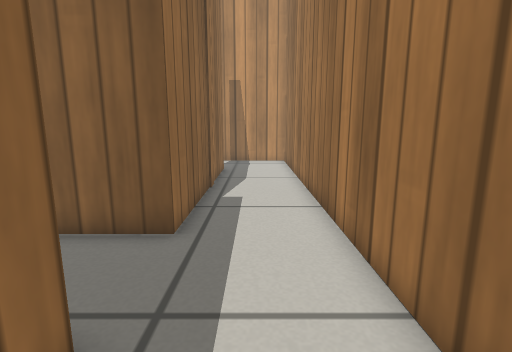
[1] (above)

18 first-person views from a walk through a Gazebo world. The camera is 0.48 m above the floor, tilts 10° down and sees 85° across. The floor is counted in squares, 0.2 m on a side. Each view is taken from the middle of a square. On the plan, view 1 faces up. The plan holds only what a view shows up to about 18 squares ahead; the rest is blank. Simple patterns stand in for the simulator's built-in surfaces.

[2]
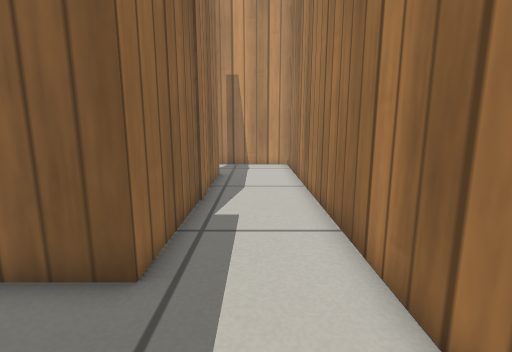

[3]
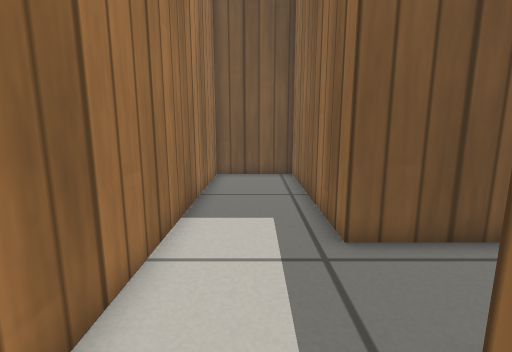

[4]
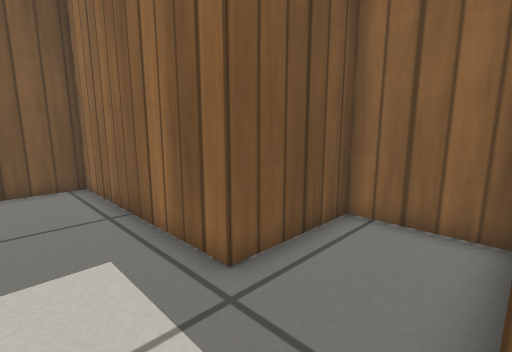

[5]
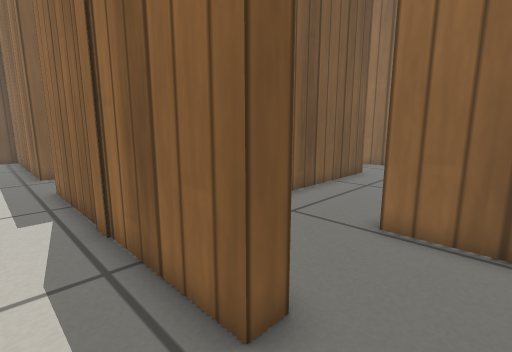

[6]
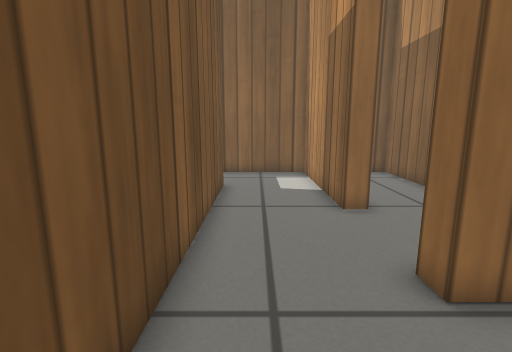

[7]
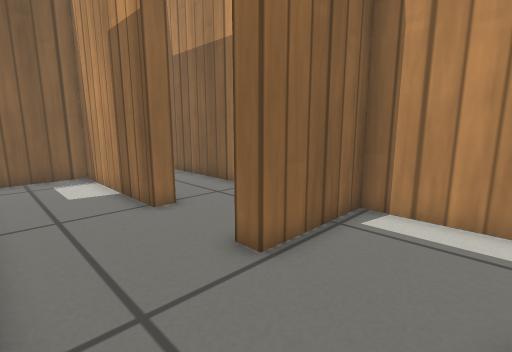

[8]
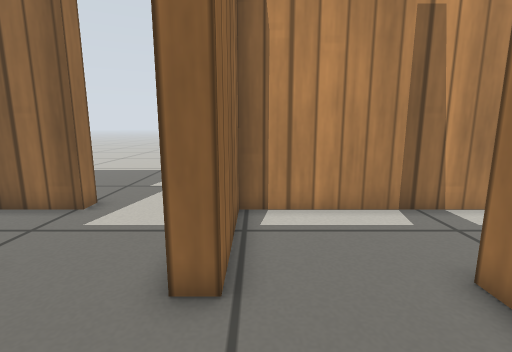

[9]
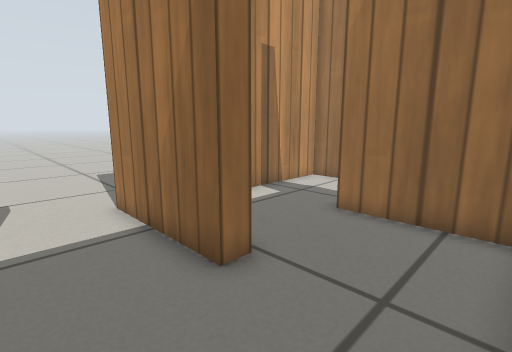

[10]
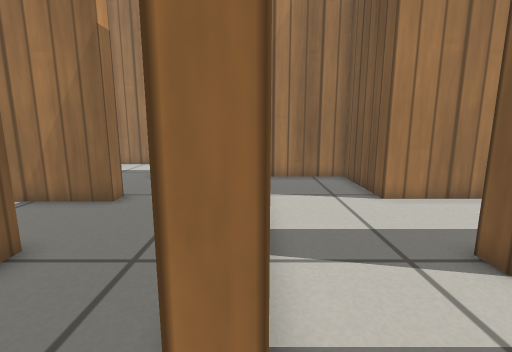

[11]
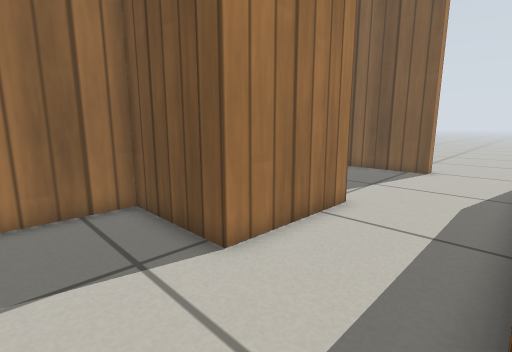

[12]
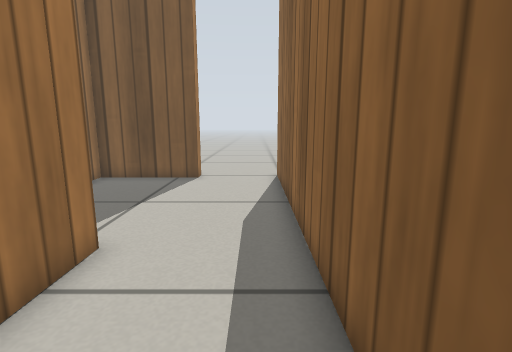

[13]
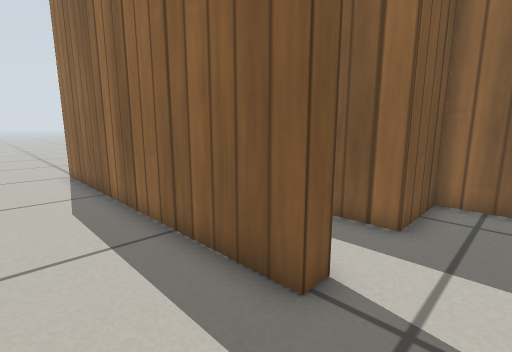

[14]
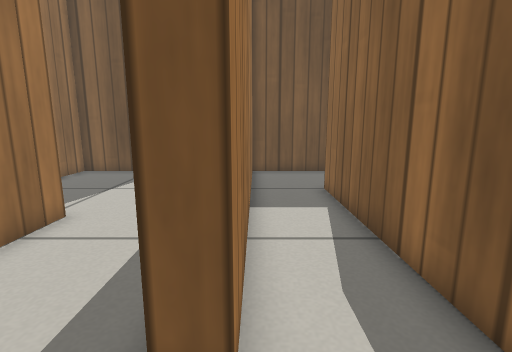

[15]
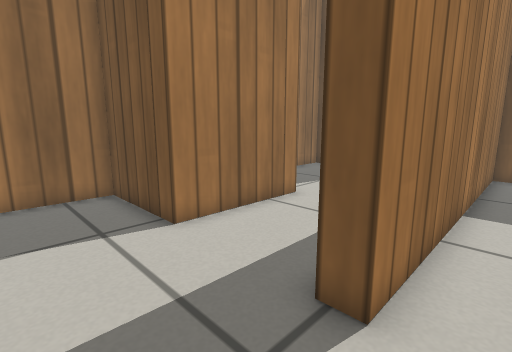

[16]
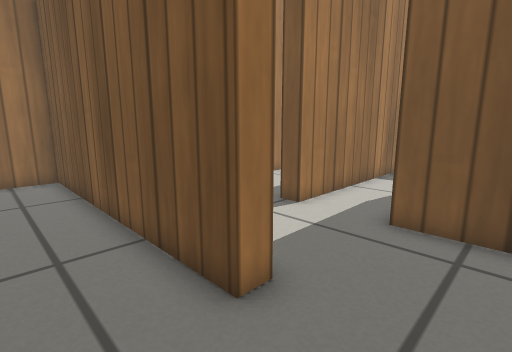

[17]
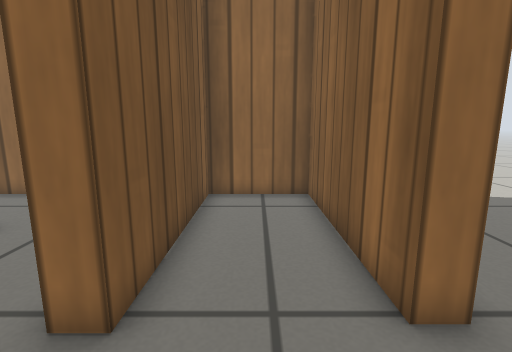

[18]
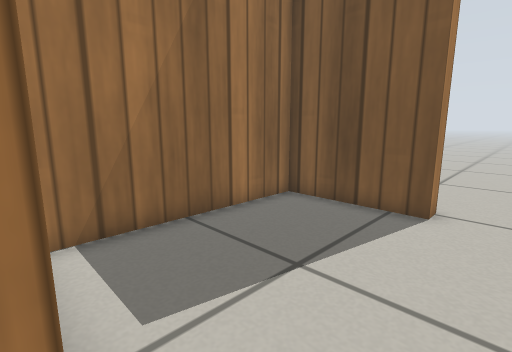

### Floor plan
Ten units are one square. View 1 is at (0, 0); x grows to the right and y downward. Boxes are objects, and circles mark ways between rooms. Rooms are numbered by the first view taken in them; rooms with no view inside come last. Other rooms are left out.
<svg viewBox="-183 -213 208 283">
<path fill="none" stroke="#000" d="M-61 -60 -61 -25 -19 -25 -19 61 20 61 20 -199 -25 -199M-26 -160 -19 -160 -19 -60 -45 -60M-76 -117 -26 -117 -26 -160M-25 -199 -65 -199 -65 -156 -72 -156M-143 -109 -143 -117 -76 -117M-109 -156 -178 -156 -178 -104M-69 -16 -69 -69 -25 -69M-118 -69 -111 -69 -111 54M-26 -66 -26 -104M-72 61 -26 61 -26 -12M-178 -104 -178 -69 -147 -69 -147 18M-159 61 -118 61 -118 -69M-111 -163 -111 -156M-111 -208 -111 -199 -178 -199 -178 -163 -109 -163 -109 -156M-72 -156 -72 -206"/>
<circle cx="-20" cy="-175" r="3" fill="#2a7"/>
<circle cx="-70" cy="-135" r="3" fill="#2a7"/>
<circle cx="-160" cy="-110" r="3" fill="#2a7"/>
<circle cx="-90" cy="-160" r="3" fill="#2a7"/>
<circle cx="-115" cy="-85" r="3" fill="#2a7"/>
<text x="-10" y="-70">1</text>
<text x="-50" y="-150">2</text>
<text x="-130" y="-130">3</text>
<text x="-80" y="-20">4</text>
<text x="-140" y="-30">5</text>
<text x="-120" y="-180">6</text>
</svg>
Room 1 opens to room 2. Room 2 opens to room 3. Room 3 opens to room 5. Room 3 opens to room 6. Room 4 opens to room 5.

Where each view was taken, in squares from view 1:
view 1: 0 up, 0 right, facing up
view 2: 2 up, 0 right, facing up
view 3: 8 up, 0 right, facing down
view 4: 6 up, 1 right, facing down-left
view 5: 18 up, 0 right, facing down-left
view 6: 13 up, 3 left, facing left
view 7: 12 up, 3 left, facing up-left
view 8: 12 up, 6 left, facing up
view 9: 12 up, 10 left, facing up-right
view 10: 11 up, 16 left, facing right
view 11: 10 up, 11 left, facing down-right
view 12: 7 up, 10 left, facing down
view 13: 9 up, 8 left, facing down-left
view 14: 9 up, 12 left, facing down
view 15: 10 up, 13 left, facing down-right
view 16: 14 up, 17 left, facing down-right
view 17: 18 up, 8 left, facing left
view 18: 2 up, 9 left, facing down-right
